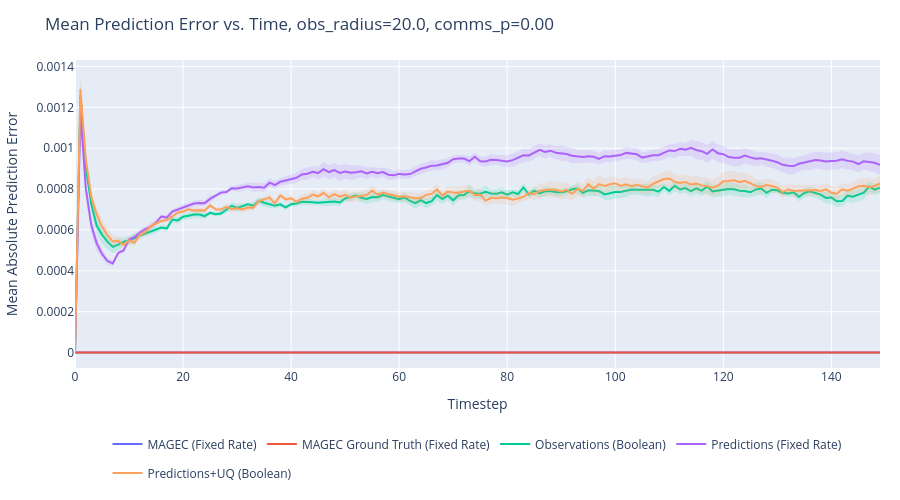

This figure's notebook cell:
### Markdown cell above
## Prediction Error vs. Time

### Code cell
import plotly.graph_objects as go
import plotly.express as px
import numpy as np

PLOT_COMMS_P = 0.0   # 0 = no fixed-rate comms; set to None to include all

series_colors = {s: c for s, c in zip(output, px.colors.qualitative.Plotly)}

for PLOT_OBS_RADIUS in obs_radii:
    fig = go.Figure()

    for series in output:
        color = series_colors.get(series, '#888888')
        all_exps = list(output[series].keys())

        # Collect experiments that contain prediction_error_mean data.
        candidate_exps = []
        for e in all_exps:
            grp = output[series][e]
            if "prediction_error_mean" not in grp:
                continue
            obs_r = grp.attrs.get("observation_radius", None)
            comms_p_val = grp.attrs.get("communication_probability", None)

            if obs_r is not None and abs(obs_r - PLOT_OBS_RADIUS) > 1e-3:
                continue
            if PLOT_COMMS_P is not None and comms_p_val is not None and abs(comms_p_val - PLOT_COMMS_P) > 1e-3:
                continue

            candidate_exps.append(e)

        if not candidate_exps:
            continue

        # Average prediction_error_mean over all selected experiments and all episodes.
        # Shape per experiment: (episodes, episode_length)
        all_timeseries = []
        for e in candidate_exps:
            data = np.array(output[series][e]["prediction_error_mean"][...])  # (episodes, T)
            all_timeseries.append(data)

        # Stack → (n_exps * episodes, T), then take mean and SEM over axis 0.
        stacked = np.concatenate(all_timeseries, axis=0)   # (N, T)
        N = stacked.shape[0]
        mean_ts = stacked.mean(axis=0)                      # (T,)
        sem_ts = stacked.std(axis=0) / np.sqrt(N)           # (T,)
        timesteps = np.arange(len(mean_ts))

        fig.add_trace(go.Scatter(
            x=timesteps,
            y=mean_ts,
            mode='lines',
            name=series,
            line=dict(color=color),
            legendgroup=series,
            hovertemplate=f"{series}<br>t=%{{x}}<br>error=%{{y:.4f}}<extra></extra>",
        ))
        # SEM shaded band
        fig.add_trace(go.Scatter(
            x=np.concatenate([timesteps, timesteps[::-1]]),
            y=np.concatenate([mean_ts + sem_ts, (mean_ts - sem_ts)[::-1]]),
            fill='toself',
            fillcolor=color,
            line=dict(color='rgba(255,255,255,0)'),
            opacity=0.15,
            legendgroup=series,
            showlegend=False,
            hoverinfo='skip',
        ))

    title_suffix = f", obs_radius={PLOT_OBS_RADIUS:.1f}"
    if PLOT_COMMS_P is not None:
        title_suffix += f", comms_p={PLOT_COMMS_P:.2f}"

    fig.update_layout(
        title=f"Mean Prediction Error vs. Time{title_suffix}",
        xaxis_title="Timestep",
        yaxis_title="Mean Absolute Prediction Error",
        height=500,
        width=900,
        hovermode='x unified',
        autosize=True,
        margin=dict(l=60, r=20, t=60, b=120),
        legend=dict(orientation='h', yanchor='top', y=-0.2, xanchor='center', x=0.5),
    )
    fig.show()

### Figure 1 — Plotly figure (JSON) as saved in the notebook; plotly's stock layout.template omitted (floating-point values rounded to 4 significant figures; data arrays with more than 128 entries replaced by an {"elided": "..."} marker saying what was removed)
{"data": [{"hovertemplate": "MAGEC (Fixed Rate)<br>t=%{x}<br>error=%{y:.4f}<extra></extra>", "legendgroup": "MAGEC (Fixed Rate)", "line": {"color": "#636EFA"}, "mode": "lines", "name": "MAGEC (Fixed Rate)", "type": "scatter", "x": {"elided": "150 int values"}, "y": {"elided": "150 float values"}}, {"fill": "toself", "fillcolor": "#636EFA", "hoverinfo": "skip", "legendgroup": "MAGEC (Fixed Rate)", "line": {"color": "rgba(255,255,255,0)"}, "opacity": 0.15, "showlegend": false, "type": "scatter", "x": {"elided": "300 int values"}, "y": {"elided": "300 float values"}}, {"hovertemplate": "MAGEC Ground Truth (Fixed Rate)<br>t=%{x}<br>error=%{y:.4f}<extra></extra>", "legendgroup": "MAGEC Ground Truth (Fixed Rate)", "line": {"color": "#EF553B"}, "mode": "lines", "name": "MAGEC Ground Truth (Fixed Rate)", "type": "scatter", "x": {"elided": "150 int values"}, "y": {"elided": "150 float values"}}, {"fill": "toself", "fillcolor": "#EF553B", "hoverinfo": "skip", "legendgroup": "MAGEC Ground Truth (Fixed Rate)", "line": {"color": "rgba(255,255,255,0)"}, "opacity": 0.15, "showlegend": false, "type": "scatter", "x": {"elided": "300 int values"}, "y": {"elided": "300 float values"}}, {"hovertemplate": "Observations (Boolean)<br>t=%{x}<br>error=%{y:.4f}<extra></extra>", "legendgroup": "Observations (Boolean)", "line": {"color": "#00CC96"}, "mode": "lines", "name": "Observations (Boolean)", "type": "scatter", "x": {"elided": "150 int values"}, "y": {"elided": "150 float values"}}, {"fill": "toself", "fillcolor": "#00CC96", "hoverinfo": "skip", "legendgroup": "Observations (Boolean)", "line": {"color": "rgba(255,255,255,0)"}, "opacity": 0.15, "showlegend": false, "type": "scatter", "x": {"elided": "300 int values"}, "y": {"elided": "300 float values"}}, {"hovertemplate": "Predictions (Fixed Rate)<br>t=%{x}<br>error=%{y:.4f}<extra></extra>", "legendgroup": "Predictions (Fixed Rate)", "line": {"color": "#AB63FA"}, "mode": "lines", "name": "Predictions (Fixed Rate)", "type": "scatter", "x": {"elided": "150 int values"}, "y": {"elided": "150 float values"}}, {"fill": "toself", "fillcolor": "#AB63FA", "hoverinfo": "skip", "legendgroup": "Predictions (Fixed Rate)", "line": {"color": "rgba(255,255,255,0)"}, "opacity": 0.15, "showlegend": false, "type": "scatter", "x": {"elided": "300 int values"}, "y": {"elided": "300 float values"}}, {"hovertemplate": "Predictions+UQ (Boolean)<br>t=%{x}<br>error=%{y:.4f}<extra></extra>", "legendgroup": "Predictions+UQ (Boolean)", "line": {"color": "#FFA15A"}, "mode": "lines", "name": "Predictions+UQ (Boolean)", "type": "scatter", "x": {"elided": "150 int values"}, "y": {"elided": "150 float values"}}, {"fill": "toself", "fillcolor": "#FFA15A", "hoverinfo": "skip", "legendgroup": "Predictions+UQ (Boolean)", "line": {"color": "rgba(255,255,255,0)"}, "opacity": 0.15, "showlegend": false, "type": "scatter", "x": {"elided": "300 int values"}, "y": {"elided": "300 float values"}}], "layout": {"autosize": true, "height": 500, "hovermode": "x unified", "legend": {"orientation": "h", "x": 0.5, "xanchor": "center", "y": -0.2, "yanchor": "top"}, "margin": {"b": 120, "l": 60, "r": 20, "t": 60}, "title": {"text": "Mean Prediction Error vs. Time, obs_radius=20.0, comms_p=0.00"}, "width": 900, "xaxis": {"title": {"text": "Timestep"}}, "yaxis": {"title": {"text": "Mean Absolute Prediction Error"}}}}
